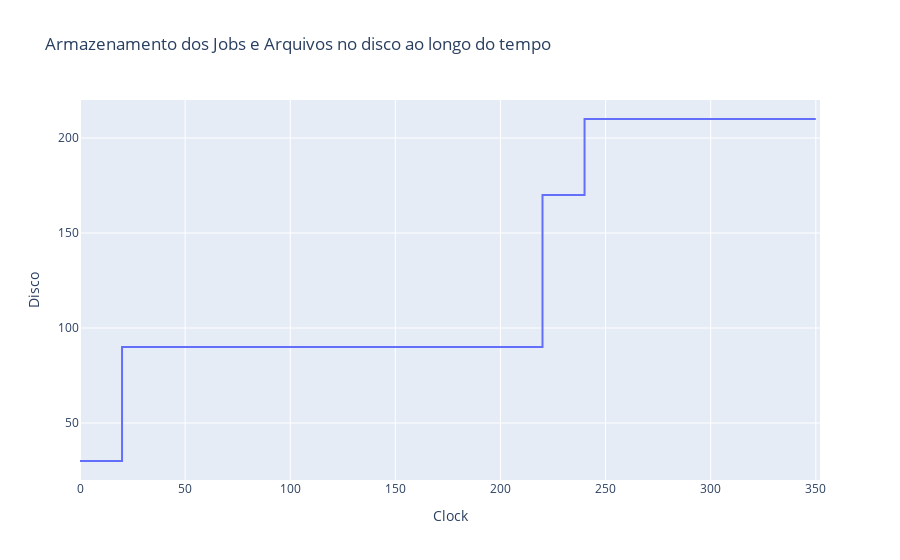

This figure's notebook cell:
### Code cell
simulation = pd.read_json('data/multi/multiprog_macro_data.json')
simulation.set_index('clock', inplace=True)

fig = go.Figure()

trace = go.Scatter(x=simulation.index,
                   y=simulation.memoria * 1000)
fig.add_trace(trace)
fig.update_xaxes(range=[0, simulation.index[-1] + 2])

fig.update_xaxes(title="Clock")
fig.update_yaxes(title="Memória", dtick=10000)

fig.update_layout(title="Utilização da memória ao longo do tempo")
fig.write_image('data/multi/3memoria_multiprog.png')

fig = go.Figure()

trace = go.Scatter(x=simulation.index,
                   y=simulation.disco+30)
fig.add_trace(trace)
fig.update_xaxes(range=[0, simulation.index[-1] + 2])

fig.update_xaxes(title="Clock")
fig.update_yaxes(title="Disco")

fig.update_layout(title="Armazenamento dos Jobs e Arquivos no disco ao longo do tempo")

### Figure 1 — Plotly figure (JSON) as saved in the notebook; plotly's stock layout.template omitted (floating-point values rounded to 4 significant figures; data arrays with more than 128 entries replaced by an {"elided": "..."} marker saying what was removed)
{"data": [{"type": "scatter", "x": {"elided": "381 int values"}, "y": {"elided": "381 int values"}}], "layout": {"title": {"text": "Armazenamento dos Jobs e Arquivos no disco ao longo do tempo"}, "xaxis": {"range": [0, 352], "title": {"text": "Clock"}}, "yaxis": {"title": {"text": "Disco"}}}}
